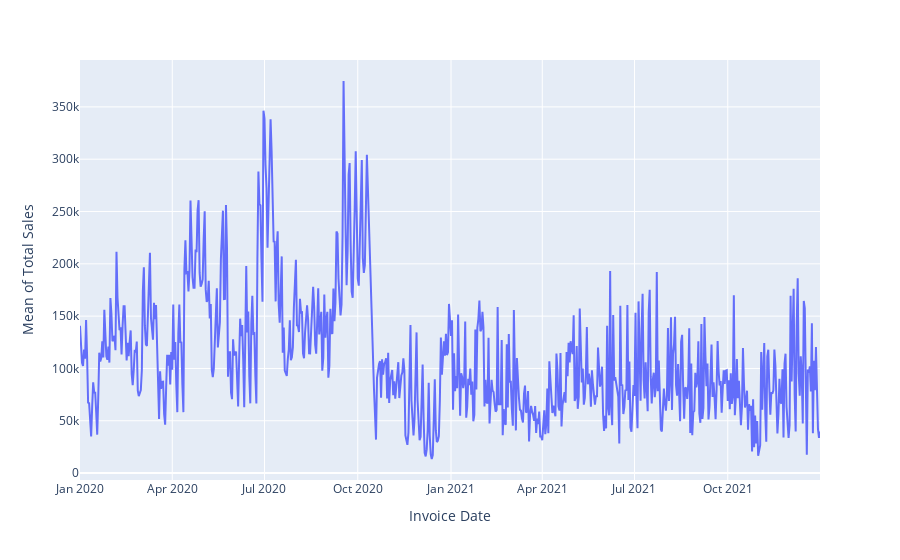

The notebook cell saved with this chart:
### Code cell
px.line(df_date, x = "Invoice Date", y = "Mean of Total Sales")

### Figure 1 — Plotly figure (JSON) as saved in the notebook; plotly's stock layout.template omitted (floating-point values rounded to 4 significant figures; data arrays with more than 128 entries replaced by an {"elided": "..."} marker saying what was removed)
{"data": [{"hovertemplate": "Invoice Date=%{x}<br>Mean of Total Sales=%{y}<extra></extra>", "legendgroup": "", "line": {"color": "#636efa", "dash": "solid"}, "marker": {"symbol": "circle"}, "mode": "lines", "name": "", "orientation": "v", "showlegend": false, "type": "scatter", "x": {"elided": "724 str values"}, "xaxis": "x", "y": {"elided": "724 float values"}, "yaxis": "y"}], "layout": {"legend": {"tracegroupgap": 0}, "margin": {"t": 60}, "xaxis": {"anchor": "y", "domain": [0, 1], "title": {"text": "Invoice Date"}}, "yaxis": {"anchor": "x", "domain": [0, 1], "title": {"text": "Mean of Total Sales"}}}}
